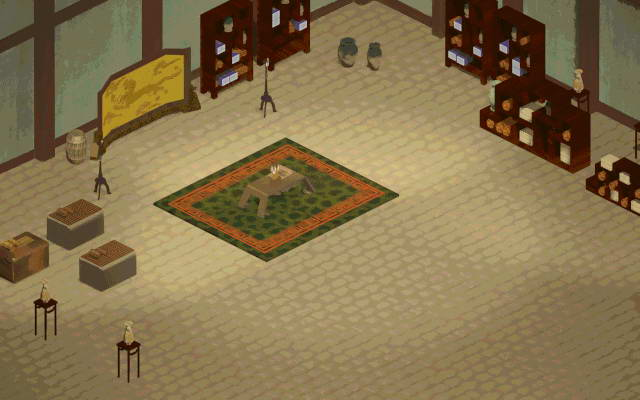

This is a level from a 2D game, rendered from its Tiled map with the project's own tilesets. A one-line summary and the map file follow, with tile-layer data summarised:
An orthogonal 64x40 tile map with 10x10 px tiles, 1 tile layer (块层 1).

<map version="1.0" orientation="orthogonal" width="64" height="40" tilewidth="10" tileheight="10">
 <tileset firstgid="1" name="1- (40)" tilewidth="10" tileheight="10">
  <image source="map/1- (40).jpg" trans="ff00ff" width="640" height="400" />
 </tileset>
 <layer name="块层 1" width="64" height="40">
  <data>[2560 cells, 2560 non-empty, 2560 distinct tile ids]</data>
 </layer>
</map>
